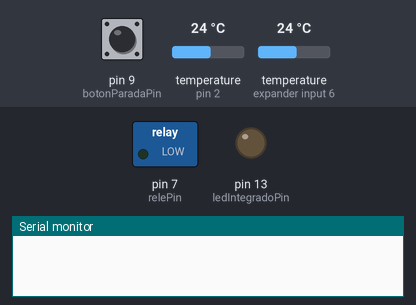
Bench run of a sketch on a simulated Arduino Uno, built with avr-gcc and run on an emulated ATmega328P. Shown: switched loads named in the sketch (green lamp = pin HIGH), output pins drawn as LEDs (lit = HIGH), the last lines printed to the serial monitor. Dashed ring = blinking. The inputs (shaded band) are chosen by the test bench; at power-on: pin 9 (botonParadaPin) LOW, temperature (sensors on pin 2, expander input 6) 24 °C.

Above: at 0.1 s.
At 2.4 s:
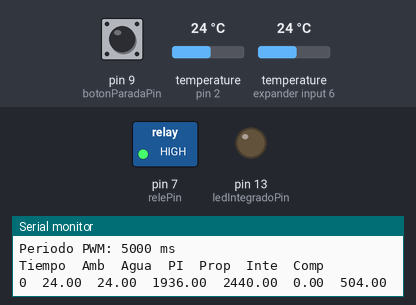
2.5 s: pin 9 (botonParadaPin) pulled HIGH for 0.15 s
At 3.0 s:
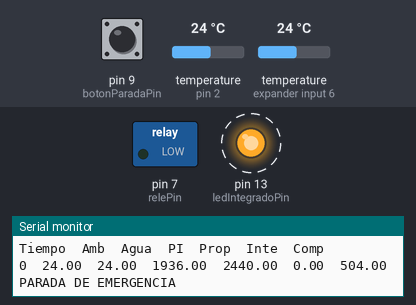
Timing chart, 0 to 14.5 s (numbered marks = the images above; inputs shaded):
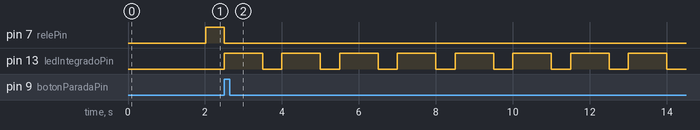

The sketch:

Control_pava_PID.ino
```cpp
/***************************************************************************************
 *   CONTROL PI DE UNA PAVA ELECTRICA
 *   -----------------------------------
 *
 *   Sistemas de Control Automático UNDAV - septiembre de 2022
 *
 ***************************************************************************************/

#include <OneWire.h>
#include <DallasTemperature.h>
#include "pid2.h"

const int sensorPin = 2;            //Pin del sensor de temperatura
const int relePin = 7;            //Pin del Rele
const int ledIntegradoPin = 13;     // Pin del led que trae integrada la placa arduino
const int botonParadaPin = 9;       //Pin para boton parada emergencia
const float TempObj = 85;           // temperatura objetivo


unsigned long TiempoAhora = 0;      // tiempo en milisegundos
unsigned long TiempoInicial = 0;    // tiempo en que comienza la mprimer medición
float UltTempMedida0;
float UltTempMedida1;

//float Kp = 55; //Proporcional
//float Ti = 0; // Proporcional
float Kp = 40; //proporcional-integral
float Ti = 3000; // 3000 segundos son 50 minutos - proporcional-integral
float Td = 0;
float SalidaMin= 0;
float SalidaMax= 2200;
float SalidaSaturada=0;
const bool limitarSalidaTrue = true; //
const bool CompensaIntegralTrue = true; //denota si se esta compensando la integral
controlPID PavaElectrica(Kp, Ti, Td);
float accionControl = 0;
float accionInt = 0;
float accionProp = 0;
float accionPropInt = 0;
float compensacion = 0;

const int periodoPWM =  5000; // 5 segundos
unsigned long TH; //TH es le tiempo de encendido en el que se manda potencia a la pava
unsigned long TL;

OneWire ourWire(sensorPin);          //Se establece el pin 2  como bus OneWire
DallasTemperature sensors(&ourWire); //Se declara una variable u objeto para nuestro sensor

void setup(){
	    pinMode(botonParadaPin, INPUT);
	    pinMode(ledIntegradoPin,OUTPUT);
      pinMode(relePin,OUTPUT);
      delay(1000);
      Serial.begin(9600);
      sensors.begin();                      // Se inicia los sensores
      //Se calcula salida saturada teniendo en cuenta el delay del sensor de temperatura
      SalidaSaturada = ( (float) (periodoPWM - 600) / periodoPWM ) * SalidaMax;
      //Limito la salida del actuador y seteo sus valores min y maximos
      PavaElectrica.LimitarSalida(limitarSalidaTrue, SalidaMin, SalidaSaturada);
      PavaElectrica.CompensarIntegral(CompensaIntegralTrue);
      muestroEncabezadoProyecto();
      TiempoInicial = millis();               // Este es el tiempo del primer muestreo
      TiempoAhora = TiempoInicial;
}

void loop(void) {

     // *********************************************************
     // PASO 1 - MIDO
     // *********************************************************
     // Mido temperatura y actualizo variables
     sensors.requestTemperatures();
     UltTempMedida0 = sensors.getTempCByIndex(0);
     UltTempMedida1 = sensors.getTempCByIndex(1);

     // *********************************************************
     // PASO 2 - CONTROLAR PID
     // *********************************************************
     // Ajusta la tensión de la pava en base a la temperatura
    accionControl = PavaElectrica.Controlar(TempObj - UltTempMedida1);
    accionInt = PavaElectrica.ObtenerIntegral();
    accionProp = PavaElectrica.ObtenerProporcional();
    compensacion = PavaElectrica.ObtenerCompensacion();


     // *********************************************************
     // PASO 3 - MUESTRO VALORES
     // *********************************************************
     // Imprimo valores Sensados:
     imprimrValoresSensados(TiempoAhora-TiempoInicial,UltTempMedida0,UltTempMedida1,accionControl,accionProp,accionInt,compensacion);


    //Logica PWM
    TH = (unsigned long) (accionControl / SalidaMax * periodoPWM);
    TL = millis() + TH;


    digitalWrite (relePin, HIGH);


     // *********************************************************
     // PASO 4 - ESPERO ANTES DE LA PRÓXIMA MEDICIÓN
     // *********************************************************
     // delay de 5s con funcion millis()
    do{
        // si se presionó el boton de emergencia --> paro el sistema
        if (digitalRead(botonParadaPin))
        {
			    pararSistema();
	      }
        if(millis() >= TL){
          digitalWrite (relePin, LOW);
        }

     } while(millis() < TiempoAhora+periodoPWM);

    TiempoAhora += periodoPWM;
    digitalWrite (relePin, LOW);
}

void muestroEncabezadoProyecto() {
    // Encabezado del proyecto
      Serial.println(F("--------------------------------------------------------------"));
      Serial.println(F("   CONTROL DE TEMPERATURA DE PAVA ELECTRICA"));
      Serial.println(F("--------------------------------------------------------------"));

      Serial.print("Constante Kp: ");
      Serial.print(Kp);
      Serial.println(" W/ºC");
      Serial.print("Constante Ti: ");
      Serial.print(Ti);
      Serial.println(" ms");
      Serial.print("Periodo PWM: ");
      Serial.print(periodoPWM);
      Serial.println(" ms");
      Serial.println("");

      // Encabezado de la tabla
      Serial.print("Tiempo");
      Serial.print("\t");
      Serial.print("Amb");
      Serial.print("\t");
      Serial.print("Agua");
      Serial.print("\t");
      Serial.print("PI");
      Serial.print("\t");
      Serial.print("Prop");
      Serial.print("\t");
      Serial.print("Inte");
      Serial.print("\t");
      Serial.print("Comp");
      Serial.print("\t");
      Serial.println("");
  }

 void imprimrValoresSensados(unsigned long Tiempo,float  Temp1, float  Temp2, float accionControl, float accionProp, float accionInt, float compensacion){
    // Imprimo valores Sensados:
      Serial.print(Tiempo);
      Serial.print("\t");
      Serial.print(Temp1);
      Serial.print("\t");
      Serial.print(Temp2);
      Serial.print("\t");
      Serial.print(accionControl);
      Serial.print("\t");
      Serial.print(accionProp);
      Serial.print("\t");
      Serial.print(accionInt);
      Serial.print("\t");
      Serial.print(compensacion);
      Serial.print("\t");
      Serial.println("");
 }

void pararSistema()
{
            //Apagar pava
            PavaElectrica.Apagar();
            //Se apaga rele
            digitalWrite (relePin, LOW);

            //Se comunica parada de emergencia
            //Encendiendo y apagando el led del arduino
            //infinitamente
            Serial.print("PARADA DE EMERGENCIA");
            do
            {
				        digitalWrite(ledIntegradoPin, HIGH);
                delay(1000);
                digitalWrite(ledIntegradoPin, LOW);
                delay(500);
            } while (true);
}
```

pid2.h
```cpp
/***********************************************************************************
  Objeto para control PID
------------------------------------------------------------------------------------
  Sistemas de Control Automático (SCA)
  Universidad Nacional de Avellaneda (UNDAV)
  Version 2. Diciembre 2021
***********************************************************************************/

class controlPID                     // Objeto para control Proporcional-Integral-Derivativo (PID)
{  private:
      float Salida;                  // La señal de control que va al acuador
                                     // o potencia de salida (sin asignar unidades)
      float Proporcional;            // Componente proporcional de la salida (sin asignar unidades)
      float Integral;                // Componente integral
      float Derivativo;              // Componente derivativa
      float Compensacion;            // Contiene la compensacion resultante ante la saturación
      float CompensacionAnterior;    // Como usamos aproximación trapezoidal de la integral,
                                     // necesitamos conservar el vaor anterior de compensación.
      float Kp;                      // Constante proporcional (sin asignar unidades)
      float Ti;                      // Tiempo de integración (en segundos)
      float Td;                      // Tiempo para la componente derivativa (en segundos)
      unsigned long TiempoAnterior;  // Tiempo de la medición anterior utilizando micros
      float ErrorAnterior;           // Señal de error anterior
      boolean LimitaSalida;          // Indica si establecimos límites superior e inferior a la salidalida
      boolean CompensaIntegral;      // Indica si establecimos la compensacion de la integral
      float SalidaMax;               // Límite superior de la salida (y de la integral)
      float SalidaMin;               // Límite inferior de la salida
      const float MILLON=1e6;        // Constante para convertir micros() a segundos.

   public:
      controlPID(float KP, float TI, float TD);            // Constructor con lo mínimo:
                                                           // KP: Constante de proporcionalidad (puede ser negativo)
                                                           // TI: Tiempo de integración (si es 0, no integra)
                                                           // TD: Tiempo de derivación (si es 0 no deriva)
      void ConfigurarPID(float KP, float TI, float TD);    // Mismos parámetros que el constructor.
                                                           // Sirve para cambiar configuración inicial.
      boolean LimitarSalida(boolean RESPUESTA, float SMIN, float SMAX);  // Configura los límites de salida.
                                                           // e indica si están activados.
      boolean LimitarSalida(boolean RESPUESTA);            // Activa o desactiva los límites de salida
                                                           // e indica si el límite de salida está activado.
                                                           // No permite activar límites si antes no fueron establecidos.
      boolean LimitarSalida();                             // Indica si el límite de salida está activado.
      boolean CompensarIntegral(boolean RESPUESTA);        // Activa o desactiva la compansación de integración
                                                           // e indica si está activado.
      boolean CompensarIntegral();                         // Me indica si la compansación está activada.
      float Controlar(float ERROR);                        // Calcula señal de control (salida) en función del error.
      void Apagar();                                       // Apaga el PID y resetea valores.
                                                           // No se modifican los valores de KP, TI y TD.
                                                           // Tampoco los límites pre establecidos.
      float ObtenerIntegral();
      float ObtenerProporcional();
      float ObtenerDerivativo();
      float ObtenerSalida();
      float ObtenerCompensacion();
};
/**************************************************************************************/

controlPID::controlPID(float KP, float TI, float TD)
// Constructor: incluye configuración inicial del PID y valores predeterminados.
{  // Kp puede ser negativo (esto último podría servir para controlar una planta cuya salida
   //                        tienda a bajar cuando aumente la señal de control. Ej.: heladera.)
   // Si Ti=0, el PID no lo tomará en cuenta
   // Si Td=0, el PID no lo tomará en cuenta
   // Inicializa integración e impone false en límites y compensación.
   ConfigurarPID(KP, TI, TD);
   LimitaSalida=false;
   CompensaIntegral=false;
}
//-------------------------------------------------------------------------------------

void controlPID::ConfigurarPID(float KP, float TI, float TD)
// Configura las constantes básicas del control PID
// Sirve para cambiar configuración inicial, sin modificar límites y banderas.
{  // Kp puede ser negativo (esto último podría servir para controlar una planta cuya salida
   //                        tienda a bajar cuando aumente la señal de control. Ej.: heladera.)
   // Si Ti=0, el PID no lo tomará en cuenta
   // Si Td=0, el PID no lo tomará en cuenta
   Kp=KP;
   Ti=TI;
   Td=TD;
   // Resetea valores de integración.
   TiempoAnterior=0;
   ErrorAnterior=0;
   CompensacionAnterior=0;
   Integral=0;
}
//-------------------------------------------------------------------------------------

boolean controlPID::LimitarSalida()
// Devuelve el valor de la variable privada LimitaSalida
// que indica si nuestro PID está configurado para limitar su salida.
{  return LimitaSalida;
}
//-------------------------------------------------------------------------------------

boolean controlPID::LimitarSalida(boolean RESPUESTA)
// Configura si limitará la salida...
// No permite activar límites si antes no fueron establecidos.
{  LimitaSalida=RESPUESTA;
   if (SalidaMax==0 && SalidaMin==0) {
     // ...no voy a limitar porque no tengo límites definidos.
     LimitaSalida=false;
   }
   return LimitaSalida;
}
//-------------------------------------------------------------------------------------

boolean controlPID::LimitarSalida(boolean RESPUESTA, float SMIN, float SMAX)
// Configura si limitará la salida entre SMAX y SMIN.
// Se puede establecer los límites pero no activarlos aún.
// No activa con SMIN=SMAX.
// No activa si SMIN>SMAX.
{  SalidaMax=SMAX;
   SalidaMin=SMIN;
   LimitaSalida=RESPUESTA;
   // La forma de desactivar este límite es:
   // 1) Volviendo a llamar esta función con RESPUESTA=false
   // 2) Llamando a LimitarSalida(false)
   // También se pueden poner límites muy grandes.
   if (SalidaMax==SalidaMin) {
     // ...no voy a limitar porque no tengo límites definidos.
     LimitaSalida=false;
   }
   if (SalidaMin>SalidaMax) {
     // ...no voy a limitar porque están mal configurados.
     LimitaSalida=false;
   }
   return LimitaSalida;
}
//-------------------------------------------------------------------------------------

boolean controlPID::CompensarIntegral()
// Devuelve el valor de CompensaIntegral.
{  return CompensaIntegral;
}
//-------------------------------------------------------------------------------------

boolean controlPID::CompensarIntegral(boolean RESPUESTA)
// Establece si debo compensar la integración cuando la salida está saturada.
// Deben haberse preestablecido los límites de salida.
{
   CompensaIntegral = RESPUESTA;
   if (!LimitaSalida) CompensaIntegral=false;
   return CompensaIntegral;
}
//-------------------------------------------------------------------------------------

float controlPID::Controlar(float ERROR)
// Calcula Salida en función de la señal error y los parámetros del PID
{  unsigned long TiempoActual = micros(); // Tomo tiempo actual para comparar con la medida anterior

   // PROPORCIONAL --------------------------------------------------------------
   Proporcional = Kp*ERROR;

   // DERIVATIVO ----------------------------------------------------------------
   if (TiempoAnterior>0 && Td!=0) {
      // Dos condiciones para componente derivativa:
      // 1) Que no sea el primer cálculo y 2) Td seteado
      Derivativo = Kp*Td*(ERROR-ErrorAnterior)*MILLON / (TiempoActual-TiempoAnterior);
   } else {
      Derivativo = 0;
   }

   // ¿Debo compensar? ---------------------------------------------------------
   Salida = Proporcional + Integral + Derivativo;
   Compensacion = 0;
   if (LimitaSalida && CompensaIntegral) {
         // Si no hay límite de saturación a la salida, no hay nada que compensar...
         if (Salida > SalidaMax) {
            // Debo saturar la salida porque supera el máximo...
            Compensacion = Salida - SalidaMax;
         }
         if (Salida < SalidaMin) {
            // Debo saturar la salida porque está por debajo del mínimo...
            Compensacion = Salida - SalidaMin;
         }
   }

   // INTEGRAL ------------------------------------------------------------------
   if (TiempoAnterior>0 && Ti!=0) {
      // Cumplidas las condiciones para integrar: (Si Compensacion==0, no va a compensar nada...)
      Integral += (Kp * (ERROR+ErrorAnterior) - (Compensacion+CompensacionAnterior)) * (TiempoActual-TiempoAnterior) / (2*Ti*MILLON);
      if (LimitaSalida) {
        // Debo saturar la integral (se supone que esto sólo podría pasar si cambio los parámetros de integración...)
        Integral = min(Integral, SalidaMax);
        Integral = max(Integral, SalidaMin);
      }
   }

   // Termina componente integral ----------------------------------------------

   // Cáculo final completo:
   Salida = Proporcional + Integral + Derivativo;

   if (LimitaSalida) {
      // Debo saturar la salida:
      Salida = min(Salida, SalidaMax);
      Salida = max(Salida, SalidaMin);
   }
   TiempoAnterior = TiempoActual;
   ErrorAnterior = ERROR;
   CompensacionAnterior = Compensacion;
   return Salida;
   // Termina funcion PID ------------------------------------------------------
}
//-------------------------------------------------------------------------------------

float controlPID::ObtenerIntegral()
{
   return Integral;
}
//-------------------------------------------------------------------------------------

float controlPID::ObtenerProporcional()
{
   return Proporcional;
}
//-------------------------------------------------------------------------------------

float controlPID::ObtenerDerivativo()
{
   return Derivativo;
}
//-------------------------------------------------------------------------------------

float controlPID::ObtenerSalida()
{
   return Salida;
}
//-------------------------------------------------------------------------------------

float controlPID::ObtenerCompensacion()
{
   return Compensacion;
}
//-------------------------------------------------------------------------------------

void controlPID::Apagar()
{
   TiempoAnterior=0;
   ErrorAnterior=0;
   CompensacionAnterior=0;
   Integral=0;
   Proporcional=0;
   Derivativo=0;
}
```

Measured:
- after the input at 2.5 s, pin 13 (ledIntegradoPin): alternates HIGH for 1.0 s and LOW for 0.50 s, starting at once
